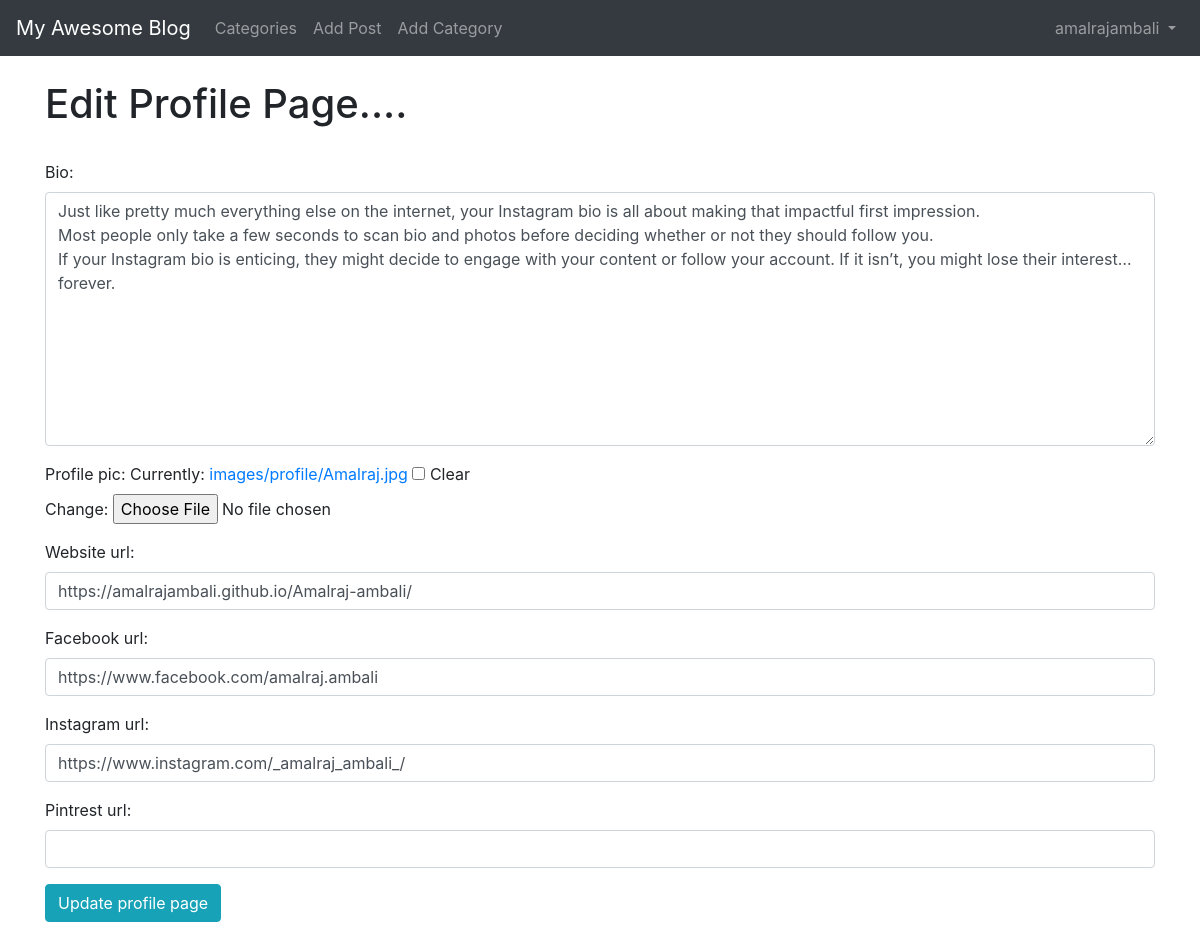
The app's page /members/1/edit_profile_page (signed in) with its own data.
### theblog/models.py (models this page shows, shortened)
class Profile(models.Model):
    user = models.OneToOneField(User, null=True, on_delete=models.CASCADE)
    bio = models.TextField()
    profile_pic = models.ImageField(null=True, blank=True, upload_to="images/profile/")
    website_url = models.CharField(max_length=255, null=True, blank=True)
    facebook_url = models.CharField(max_length=255, null=True, blank=True)
    linkedin_url = models.CharField(max_length=255, null=True, blank=True)
    instagram_url = models.CharField(max_length=255, null=True, blank=True)
    pintrest_url = models.CharField(max_length=255, null=True, blank=True)

### members/views.py (the view)
# urls.py: path('<int:pk>/edit_profile_page',EditProfilePageView.as_view(),name='edit_profile_page'),
class EditProfilePageView(generic.UpdateView):
    model = Profile
    form_class = EditProfilePageForm
    template_name = 'registration/edit_profile_page.html'
    success_url = reverse_lazy('home')

### members/forms.py
class EditProfilePageForm(forms.ModelForm):
    class Meta:
        model = Profile
        fields = ('bio', 'profile_pic', 'website_url', 'facebook_url', 'instagram_url', 'pintrest_url')
        widgets = {
            'bio': forms.Textarea(attrs={'class': 'form-control'}),
            'website_url': forms.TextInput(attrs={'class': 'form-control'}),
            'facebook_url': forms.TextInput(attrs={'class': 'form-control'}),
            'linkedin_url': forms.TextInput(attrs={'class': 'form-control'}),
            'instagram_url': forms.TextInput(attrs={'class': 'form-control'}),
            'pintrest_url': forms.TextInput(attrs={'class': 'form-control'}),
        }

### members/templates/registration/edit_profile_page.html (shortened to what this page needs)
<!DOCTYPE html>
{% extends 'base.html' %}
{% block content %}
    {% if user.is_authenticated %}
         {% if user.id == profile.user.id %}
            <h1>Edit Profile Page....</h1>
            <br>
             <div class="form-group">
                <form method="post" enctype="multipart/form-data">
                    {{ form.as_p }}
                    <button class="btn btn-info">Update profile page</button>
                </form>
             </div>
        {% else %}
            You are not the correct user to edit this page
        {% endif%}
    {% else %}
        You are not allowed here!!!!
    {% endif %}
{% endblock %}

### theblog/templates/base.html (shortened to what this page needs)
<!doctype html>
<html lang="en">
  <head>
<link rel="stylesheet" href="https://stackpath.bootstrapcdn.com/bootstrap/4.5.2/css/bootstrap.min.css">
  </head>
  <body>
  <nav class="navbar navbar-expand-lg navbar-dark bg-dark">
  <a class="navbar-brand" href="{%url 'home'%}">My Awesome Blog</a>
  <div class="collapse navbar-collapse" id="navbarSupportedContent">
    <ul class="navbar-nav mr-auto">
        {% if cat_menu %}
            <li class="nav-item dropdown">
            <a class="nav-link dropdown-toggle" href="#" id="navbarDropdown" role="button" data-toggle="dropdown" aria-haspopup="true" aria-expanded="false">
              Categories
            </a>
            <div class="dropdown-menu" aria-labelledby="navbarDropdown">
                {% for item in cat_menu %}
                <a class="dropdown-item" href="{%url 'category'  item|slugify %}">
                    {{ item }}</a>
                {% endfor %}
            </div>
          </li>
        {% else %}
             <li class="nav-item">
                <a class="nav-link" href="{% url 'category-list' %}">Categories</a>
              </li>
        {% endif %}
      {% if user.is_authenticated %}
          <li class="nav-item">
            <a class="nav-link" href="{%url 'add_post' %}">Add Post</a>
          </li>
         <li class="nav-item">
            <a class="nav-link" href="{%url 'add_category' %}">Add Category</a>
          </li>
      {% endif %}
    </ul>
      {% if user.is_authenticated %}
        <ul class="navbar-nav ml-auto">
              <li class="nav-item dropdown">
                    <a class="nav-link dropdown-toggle" href="#" role="button" data-toggle="dropdown" aria-haspopup="true" aria-expanded="false">
                      {{ user.first_name}}{{ user.last_name}}
                    </a>
                  </li>
        </ul>
      {% endif %}
  </div>
</nav>
  <br>
  <div class="container">
  {% block content %}
  {% endblock %}
  </div>
  </body>
</html>

### records on screen
Profile: bio "Just like pretty much everything else on the internet, your Instagram bio is all about making that impactful first impression. Most people only take a few seconds to scan bio and photos before deciding whether or not they should follow you. If your Instagram bio is enticing, they might decide to engage with your content or follow your account. If it isn’t, you might lose their interest… forever.", website_url "https://amalrajambali.github.io/Amalraj-ambali/", facebook_url "https://www.facebook.com/amalraj.ambali", instagram_url "https://www.instagram.com/_amalraj_ambali_/"

### other values on screen
{{ user.first_name }} "amalraj"
{{ user.last_name }} "ambali"
